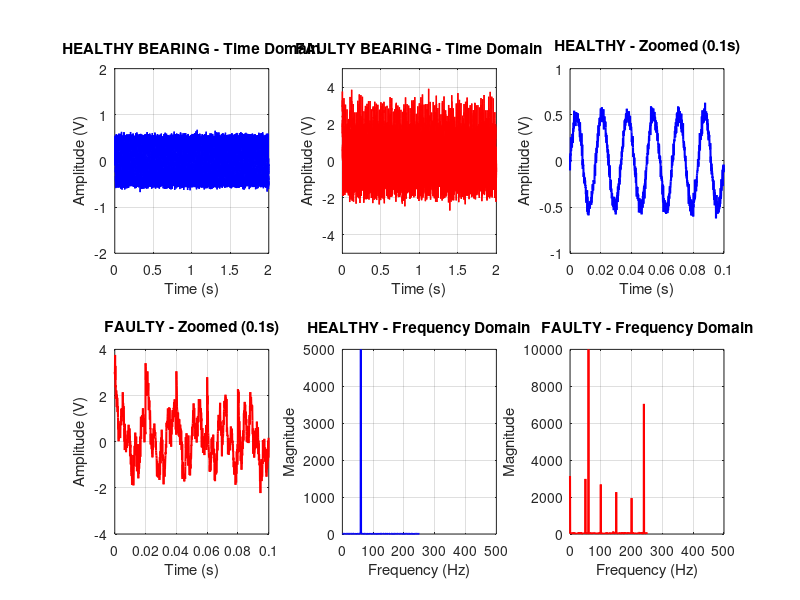

Write MATLAB code to recreate this figure.
%% PHASE 1: VIBRATION SIGNAL GENERATION
% Learn: How healthy vs faulty signals differ
% Build: Generate synthetic data

clear all; clc; close all;

%% Parameters
fs = 10000;           % Sampling frequency (10 kHz) - samples per second
duration = 2;         % 2 seconds of data
t = 0:1/fs:duration;  % Time array

fprintf('=== VIBRATION SIGNAL GENERATION ===\n');
fprintf('Sampling Frequency: %d Hz\n', fs);
fprintf('Duration: %d seconds\n', duration);
fprintf('Total Samples: %d\n\n', length(t));

%% SIGNAL 1: HEALTHY BEARING
fprintf('HEALTHY BEARING:\n');
fprintf('- Shaft frequency: 60 Hz\n');
fprintf('- Low amplitude\n');
fprintf('- Clean signal\n\n');

f_shaft = 60;         % Shaft rotates at 60 Hz
A_healthy = 0.5;      % Amplitude 0.5V (low)
noise_healthy = 0.05; % Small noise

healthy = A_healthy * sin(2*pi*f_shaft*t) + ...
          noise_healthy * randn(1, length(t));

%% SIGNAL 2: FAULTY BEARING (Degraded)
fprintf('FAULTY BEARING:\n');
fprintf('- Shaft frequency: 60 Hz\n');
fprintf('- Bearing defect freq: 240 Hz (4x shaft)\n');
fprintf('- High amplitude\n');
fprintf('- Chaotic + impacts\n\n');

f_defect = 240;       % Bearing defect frequency (4x shaft freq)
A_fault1 = 1.0;       % Higher amplitude
A_fault2 = 0.7;       % Defect frequency component
noise_fault = 0.3;    % High noise

% Normal shaft vibration + defect vibrations + noise
faulty = A_fault1 * sin(2*pi*f_shaft*t) + ...
         A_fault2 * sin(2*pi*f_defect*t) + ...
         noise_fault * randn(1, length(t));

% Add impulses (impacts) every 200 samples - like bearing hitting race
impulse_interval = 200;
for i = 1:impulse_interval:length(t)
    if i+50 <= length(t)
        faulty(i:i+50) = faulty(i:i+50) + 3 * exp(-0.1*(0:50));
    end
end

%% PLOT COMPARISON
figure('Position', [100 100 1400 800]);

% Plot 1: Time domain - Healthy
subplot(2,3,1);
plot(t, healthy, 'b-', 'LineWidth', 1);
grid on;
xlabel('Time (s)');
ylabel('Amplitude (V)');
title('HEALTHY BEARING - Time Domain');
axis([0 2 -2 2]);

% Plot 2: Time domain - Faulty
subplot(2,3,2);
plot(t, faulty, 'r-', 'LineWidth', 1);
grid on;
xlabel('Time (s)');
ylabel('Amplitude (V)');
title('FAULTY BEARING - Time Domain');
axis([0 2 -5 5]);

% Plot 3: Zoomed healthy (first 0.1 sec)
subplot(2,3,3);
t_zoom = t(1:1000); % First 0.1 seconds
healthy_zoom = healthy(1:1000);
plot(t_zoom, healthy_zoom, 'b-', 'LineWidth', 1.5);
grid on;
xlabel('Time (s)');
ylabel('Amplitude (V)');
title('HEALTHY - Zoomed (0.1s)');
axis([0 0.1 -1 1]);

% Plot 4: Zoomed faulty (first 0.1 sec)
subplot(2,3,4);
faulty_zoom = faulty(1:1000);
plot(t_zoom, faulty_zoom, 'r-', 'LineWidth', 1.5);
grid on;
xlabel('Time (s)');
ylabel('Amplitude (V)');
title('FAULTY - Zoomed (0.1s)');
axis([0 0.1 -4 4]);

% Plot 5: Frequency domain - Healthy (FFT)
subplot(2,3,5);
freq = (0:length(healthy)-1)*fs/length(healthy);
fft_healthy = abs(fft(healthy));
plot(freq(1:500), fft_healthy(1:500), 'b-', 'LineWidth', 1.5);
grid on;
xlabel('Frequency (Hz)');
ylabel('Magnitude');
title('HEALTHY - Frequency Domain');
xlim([0 500]);

% Plot 6: Frequency domain - Faulty (FFT)
subplot(2,3,6);
fft_faulty = abs(fft(faulty));
plot(freq(1:500), fft_faulty(1:500), 'r-', 'LineWidth', 1.5);
grid on;
xlabel('Frequency (Hz)');
ylabel('Magnitude');
title('FAULTY - Frequency Domain');
xlim([0 500]);

%% KEY OBSERVATIONS
fprintf('KEY OBSERVATIONS:\n');
fprintf('================\n\n');

rms_healthy = rms(healthy);
rms_faulty = rms(faulty);
fprintf('RMS (overall energy):\n');
fprintf('  Healthy: %.4f V\n', rms_healthy);
fprintf('  Faulty:  %.4f V\n', rms_faulty);
fprintf('  Faulty is %.1f%% higher\n\n', (rms_faulty/rms_healthy - 1)*100);

fprintf('FREQUENCY ANALYSIS:\n');
fprintf('  Healthy: Single peak at 60 Hz (shaft speed)\n');
fprintf('  Faulty:  Peaks at 60 Hz AND 240 Hz (defect frequency)\n');
fprintf('           + Noise floor raised (less clean)\n\n');

fprintf('TIME DOMAIN:\n');
fprintf('  Healthy: Smooth, predictable waves\n');
fprintf('  Faulty:  Spiky, chaotic, random impulses\n\n');

%% Save signals for next phase
save('vibration_signals.mat', 'healthy', 'faulty', 't', 'fs');
fprintf('Signals saved to: vibration_signals.mat\n');
fprintf('Use these in Phase 2: Feature Extraction\n');
